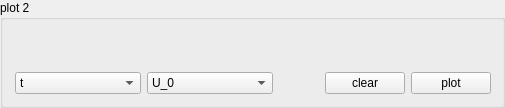
           <widget class="QGroupBox" name="groupBox_3">
            <property name="title">
             <string>plot 2</string>
            </property>
            <layout class="QVBoxLayout" name="verticalLayout_8">
             <item>
              <layout class="QGridLayout" name="gridLayout_4">
               <item row="2" column="1">
                <widget class="QComboBox" name="comboBox_plot_2_x">
                 <item>
                  <property name="text">
                   <string>t</string>
                  </property>
                 </item>
                 <item>
                  <property name="text">
                   <string>dc_el_1</string>
                  </property>
                 </item>
                 <item>
                  <property name="text">
                   <string>dc_el_2</string>
                  </property>
                 </item>
                 <item>
                  <property name="text">
                   <string>dc_el_3</string>
                  </property>
                 </item>
                 <item>
                  <property name="text">
                   <string>dc_el_4</string>
                  </property>
                 </item>
                 <item>
                  <property name="text">
                   <string>dc_el_5</string>
                  </property>
                 </item>
                 <item>
                  <property name="text">
                   <string>dc_el_6</string>
                  </property>
                 </item>
                 <item>
                  <property name="text">
                   <string>dc_el_7</string>
                  </property>
                 </item>
                 <item>
                  <property name="text">
                   <string>dc_el_8</string>
                  </property>
                 </item>
                 <item>
                  <property name="text">
                   <string>rf_ampl</string>
                  </property>
                 </item>
                 <item>
                  <property name="text">
                   <string>rf_freq</string>
                  </property>
                 </item>
                 <item>
                  <property name="text">
                   <string>i_oven</string>
                  </property>
                 </item>
                 <item>
                  <property name="text">
                   <string>i_egun</string>
                  </property>
                 </item>
                 <item>
                  <property name="text">
                   <string>u_egun_filament</string>
                  </property>
                 </item>
                 <item>
                  <property name="text">
                   <string>u_egun_wehnelt</string>
                  </property>
                 </item>
                 <item>
                  <property name="text">
                   <string>freq_313</string>
                  </property>
                 </item>
                 <item>
                  <property name="text">
                   <string>pressure</string>
                  </property>
                 </item>
                 <item>
                  <property name="text">
                   <string>cam_temp</string>
                  </property>
                 </item>
                 <item>
                  <property name="text">
                   <string>cam_exp</string>
                  </property>
                 </item>
                 <item>
                  <property name="text">
                   <string>cam_gain</string>
                  </property>
                 </item>
                 <item>
                  <property name="text">
                   <string>U_endc</string>
                  </property>
                 </item>
                 <item>
                  <property name="text">
                   <string>U_0</string>
                  </property>
                 </item>
                 <item>
                  <property name="text">
                   <string>freq_313_relative</string>
                  </property>
                 </item>
                </widget>
               </item>
               <item row="1" column="2">
                <spacer name="horizontalSpacer_24">
                 <property name="orientation">
                  <enum>Qt::Horizontal</enum>
                 </property>
                 <property name="sizeHint" stdset="0">
                  <size>
                   <width>40</width>
                   <height>1</height>
                  </size>
                 </property>
                </spacer>
               </item>
               <item row="1" column="3">
                <spacer name="horizontalSpacer_23">
                 <property name="orientation">
                  <enum>Qt::Horizontal</enum>
                 </property>
                 <property name="sizeHint" stdset="0">
                  <size>
                   <width>40</width>
                   <height>1</height>
                  </size>
                 </property>
                </spacer>
               </item>
               <item row="1" column="4">
                <spacer name="horizontalSpacer_22">
                 <property name="orientation">
                  <enum>Qt::Horizontal</enum>
                 </property>
                 <property name="sizeHint" stdset="0">
                  <size>
                   <width>40</width>
                   <height>1</height>
                  </size>
                 </property>
                </spacer>
               </item>
               <item row="1" column="1">
                <spacer name="horizontalSpacer_25">
                 <property name="orientation">
                  <enum>Qt::Horizontal</enum>
                 </property>
                 <property name="sizeHint" stdset="0">
                  <size>
                   <width>40</width>
                   <height>1</height>
                  </size>
                 </property>
                </spacer>
               </item>
               <item row="0" column="0">
                <spacer name="verticalSpacer_3">
                 <property name="orientation">
                  <enum>Qt::Vertical</enum>
                 </property>
                 <property name="sizeHint" stdset="0">
                  <size>
                   <width>1</width>
                   <height>40</height>
                  </size>
                 </property>
                </spacer>
               </item>
               <item row="2" column="2">
                <widget class="QComboBox" name="comboBox_plot_2_y">
                 <property name="currentIndex">
                  <number>21</number>
                 </property>
                 <item>
                  <property name="text">
                   <string>t</string>
                  </property>
                 </item>
                 <item>
                  <property name="text">
                   <string>dc_el_1</string>
                  </property>
                 </item>
                 <item>
                  <property name="text">
                   <string>dc_el_2</string>
                  </property>
                 </item>
                 <item>
                  <property name="text">
                   <string>dc_el_3</string>
                  </property>
                 </item>
                 <item>
                  <property name="text">
                   <string>dc_el_4</string>
                  </property>
                 </item>
                 <item>
                  <property name="text">
                   <string>dc_el_5</string>
                  </property>
                 </item>
                 <item>
                  <property name="text">
                   <string>dc_el_6</string>
                  </property>
                 </item>
                 <item>
                  <property name="text">
                   <string>dc_el_7</string>
                  </property>
                 </item>
                 <item>
                  <property name="text">
                   <string>dc_el_8</string>
                  </property>
                 </item>
                 <item>
                  <property name="text">
                   <string>rf_ampl</string>
                  </property>
                 </item>
                 <item>
                  <property name="text">
                   <string>rf_freq</string>
                  </property>
                 </item>
                 <item>
                  <property name="text">
                   <string>i_oven</string>
                  </property>
                 </item>
                 <item>
                  <property name="text">
                   <string>i_egun</string>
                  </property>
                 </item>
                 <item>
                  <property name="text">
                   <string>u_egun_filament</string>
                  </property>
                 </item>
                 <item>
                  <property name="text">
                   <string>u_egun_wehnelt</string>
                  </property>
                 </item>
                 <item>
                  <property name="text">
                   <string>freq_313</string>
                  </property>
                 </item>
                 <item>
                  <property name="text">
                   <string>pressure</string>
                  </property>
                 </item>
                 <item>
                  <property name="text">
                   <string>cam_temp</string>
                  </property>
                 </item>
                 <item>
                  <property name="text">
                   <string>cam_exp</string>
                  </property>
                 </item>
                 <item>
                  <property name="text">
                   <string>cam_gain</string>
                  </property>
                 </item>
                 <item>
                  <property name="text">
                   <string>U_endc</string>
                  </property>
                 </item>
                 <item>
                  <property name="text">
                   <string>U_0</string>
                  </property>
                 </item>
                 <item>
                  <property name="text">
                   <string>freq_313_relative</string>
                  </property>
                 </item>
                </widget>
               </item>
               <item row="1" column="5">
                <spacer name="horizontalSpacer_37">
                 <property name="orientation">
                  <enum>Qt::Horizontal</enum>
                 </property>
                 <property name="sizeHint" stdset="0">
                  <size>
                   <width>40</width>
                   <height>1</height>
                  </size>
                 </property>
                </spacer>
               </item>
               <item row="0" column="1" colspan="5">
                <layout class="QVBoxLayout" name="verticalLayout_mon_02"/>
               </item>
               <item row="2" column="5">
                <widget class="QPushButton" name="pushButton_plot_mon_02">
                 <property name="text">
                  <string>plot</string>
                 </property>
                </widget>
               </item>
               <item row="2" column="4">
                <widget class="QPushButton" name="pushButton_plot_mon_02_clear">
                 <property name="text">
                  <string>clear</string>
                 </property>
                </widget>
               </item>
              </layout>
             </item>
            </layout>
           </widget>
